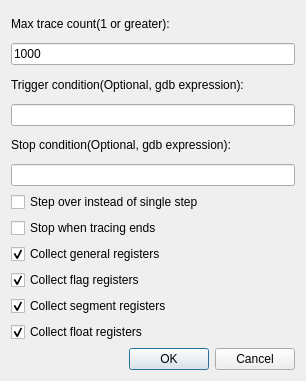
<?xml version="1.0" encoding="UTF-8"?>
<ui version="4.0">
 <class>Dialog</class>
 <widget class="QDialog" name="Dialog">
  <property name="geometry">
   <rect>
    <x>0</x>
    <y>0</y>
    <width>306</width>
    <height>381</height>
   </rect>
  </property>
  <property name="windowTitle">
   <string>Parameters for tracing</string>
  </property>
  <layout class="QGridLayout" name="gridLayout">
   <item row="0" column="0">
    <layout class="QVBoxLayout" name="verticalLayout">
     <item>
      <widget class="QLabel" name="label">
       <property name="toolTip">
        <string>Number of the instructions that'll be traced</string>
       </property>
       <property name="text">
        <string>Max trace count(1 or greater):</string>
       </property>
      </widget>
     </item>
     <item>
      <widget class="QLineEdit" name="lineEdit_MaxTraceCount">
       <property name="text">
        <string>1000</string>
       </property>
      </widget>
     </item>
     <item>
      <widget class="QLabel" name="label_3">
       <property name="toolTip">
        <string>Tracing will start if this condition is met</string>
       </property>
       <property name="text">
        <string>Trigger condition(Optional, gdb expression):</string>
       </property>
      </widget>
     </item>
     <item>
      <widget class="QLineEdit" name="lineEdit_TriggerCondition"/>
     </item>
     <item>
      <widget class="QLabel" name="label_2">
       <property name="toolTip">
        <string>Tracing will stop whenever this condition is met</string>
       </property>
       <property name="text">
        <string>Stop condition(Optional, gdb expression):</string>
       </property>
      </widget>
     </item>
     <item>
      <widget class="QLineEdit" name="lineEdit_StopCondition"/>
     </item>
     <item>
      <widget class="QCheckBox" name="checkBox_StepOver">
       <property name="text">
        <string>Step over instead of single step</string>
       </property>
      </widget>
     </item>
     <item>
      <widget class="QCheckBox" name="checkBox_StopAfterTrace">
       <property name="text">
        <string>Stop when tracing ends</string>
       </property>
      </widget>
     </item>
     <item>
      <widget class="QCheckBox" name="checkBox_GeneralRegisters">
       <property name="text">
        <string>Collect general registers</string>
       </property>
       <property name="checked">
        <bool>true</bool>
       </property>
      </widget>
     </item>
     <item>
      <widget class="QCheckBox" name="checkBox_FlagRegisters">
       <property name="text">
        <string>Collect flag registers</string>
       </property>
       <property name="checked">
        <bool>true</bool>
       </property>
      </widget>
     </item>
     <item>
      <widget class="QCheckBox" name="checkBox_SegmentRegisters">
       <property name="text">
        <string>Collect segment registers</string>
       </property>
       <property name="checked">
        <bool>true</bool>
       </property>
      </widget>
     </item>
     <item>
      <widget class="QCheckBox" name="checkBox_FloatRegisters">
       <property name="text">
        <string>Collect float registers</string>
       </property>
       <property name="checked">
        <bool>true</bool>
       </property>
      </widget>
     </item>
     <item>
      <widget class="QDialogButtonBox" name="buttonBox">
       <property name="orientation">
        <enum>Qt::Horizontal</enum>
       </property>
       <property name="standardButtons">
        <set>QDialogButtonBox::Cancel|QDialogButtonBox::Ok</set>
       </property>
      </widget>
     </item>
    </layout>
   </item>
  </layout>
 </widget>
 <resources/>
 <connections>
  <connection>
   <sender>buttonBox</sender>
   <signal>accepted()</signal>
   <receiver>Dialog</receiver>
   <slot>accept()</slot>
   <hints>
    <hint type="sourcelabel">
     <x>248</x>
     <y>254</y>
    </hint>
    <hint type="destinationlabel">
     <x>157</x>
     <y>274</y>
    </hint>
   </hints>
  </connection>
  <connection>
   <sender>buttonBox</sender>
   <signal>rejected()</signal>
   <receiver>Dialog</receiver>
   <slot>reject()</slot>
   <hints>
    <hint type="sourcelabel">
     <x>316</x>
     <y>260</y>
    </hint>
    <hint type="destinationlabel">
     <x>286</x>
     <y>274</y>
    </hint>
   </hints>
  </connection>
 </connections>
</ui>
